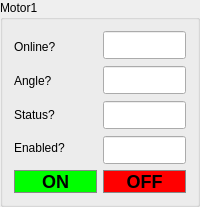
         <widget class="QGroupBox" name="motor_info_1">
          <property name="title">
           <string>Motor1 </string>
          </property>
          <property name="checkable">
           <bool>false</bool>
          </property>
          <layout class="QVBoxLayout" name="verticalLayout_12">
           <property name="sizeConstraint">
            <enum>QLayout::SetNoConstraint</enum>
           </property>
           <item>
            <layout class="QHBoxLayout" name="horizontalLayout_6" stretch="1,1">
             <property name="sizeConstraint">
              <enum>QLayout::SetNoConstraint</enum>
             </property>
             <item>
              <layout class="QVBoxLayout" name="verticalLayout_3">
               <property name="spacing">
                <number>2</number>
               </property>
               <property name="sizeConstraint">
                <enum>QLayout::SetNoConstraint</enum>
               </property>
               <item>
                <widget class="QLabel" name="motor_online_label_1">
                 <property name="text">
                  <string>Online?</string>
                 </property>
                </widget>
               </item>
               <item>
                <widget class="QLabel" name="motor_angle_label_1">
                 <property name="text">
                  <string>Angle?</string>
                 </property>
                </widget>
               </item>
               <item>
                <widget class="QLabel" name="moto_status_label_1">
                 <property name="text">
                  <string>Status?</string>
                 </property>
                </widget>
               </item>
               <item>
                <widget class="QLabel" name="motor_enabled_label_1">
                 <property name="text">
                  <string>Enabled?</string>
                 </property>
                </widget>
               </item>
              </layout>
             </item>
             <item>
              <layout class="QVBoxLayout" name="verticalLayout_11">
               <property name="spacing">
                <number>7</number>
               </property>
               <property name="sizeConstraint">
                <enum>QLayout::SetNoConstraint</enum>
               </property>
               <item>
                <widget class="QLineEdit" name="motor_online_1">
                 <property name="enabled">
                  <bool>true</bool>
                 </property>
                 <property name="sizePolicy">
                  <sizepolicy hsizetype="Ignored" vsizetype="Ignored">
                   <horstretch>0</horstretch>
                   <verstretch>0</verstretch>
                  </sizepolicy>
                 </property>
                 <property name="minimumSize">
                  <size>
                   <width>52</width>
                   <height>28</height>
                  </size>
                 </property>
                 <property name="readOnly">
                  <bool>true</bool>
                 </property>
                </widget>
               </item>
               <item>
                <widget class="QLineEdit" name="motor_angle_1">
                 <property name="enabled">
                  <bool>true</bool>
                 </property>
                 <property name="sizePolicy">
                  <sizepolicy hsizetype="Ignored" vsizetype="Ignored">
                   <horstretch>0</horstretch>
                   <verstretch>0</verstretch>
                  </sizepolicy>
                 </property>
                 <property name="minimumSize">
                  <size>
                   <width>52</width>
                   <height>28</height>
                  </size>
                 </property>
                 <property name="readOnly">
                  <bool>true</bool>
                 </property>
                </widget>
               </item>
               <item>
                <widget class="QLineEdit" name="motor_status_1">
                 <property name="enabled">
                  <bool>true</bool>
                 </property>
                 <property name="sizePolicy">
                  <sizepolicy hsizetype="Ignored" vsizetype="Ignored">
                   <horstretch>0</horstretch>
                   <verstretch>0</verstretch>
                  </sizepolicy>
                 </property>
                 <property name="minimumSize">
                  <size>
                   <width>52</width>
                   <height>28</height>
                  </size>
                 </property>
                 <property name="readOnly">
                  <bool>true</bool>
                 </property>
                </widget>
               </item>
               <item>
                <widget class="QLineEdit" name="motor_enabled_1">
                 <property name="enabled">
                  <bool>true</bool>
                 </property>
                 <property name="sizePolicy">
                  <sizepolicy hsizetype="Ignored" vsizetype="Ignored">
                   <horstretch>0</horstretch>
                   <verstretch>0</verstretch>
                  </sizepolicy>
                 </property>
                 <property name="minimumSize">
                  <size>
                   <width>52</width>
                   <height>28</height>
                  </size>
                 </property>
                 <property name="readOnly">
                  <bool>true</bool>
                 </property>
                </widget>
               </item>
              </layout>
             </item>
            </layout>
           </item>
           <item>
            <layout class="QHBoxLayout" name="horizontalLayout_5">
             <property name="sizeConstraint">
              <enum>QLayout::SetNoConstraint</enum>
             </property>
             <item>
              <widget class="QPushButton" name="motor_on_1">
               <property name="styleSheet">
                <string notr="true">QPushButton {
    background-color: #00FF00;
    border-radius: 12px;  /* Half of the width/height for a 50x50 button */
    color: dark;
    font-size: 18px;
    font-family: 'Consolas';
    font-weight: 900;  /* Super bold */
    border: 1px solid #888;
}
QPushButton:pressed {
    background-color: #C0C0C0;
}
</string>
               </property>
               <property name="text">
                <string>ON</string>
               </property>
              </widget>
             </item>
             <item>
              <widget class="QPushButton" name="motor_off_1">
               <property name="styleSheet">
                <string notr="true">QPushButton {
    background-color: #FF0000;
    border-radius: 12px;  /* Half of the width/height for a 50x50 button */
    color: dark;
    font-size: 18px;
    font-family: 'Consolas';
    font-weight: 900;  /* Super bold */
    border: 1px solid #888;
}
QPushButton:pressed {
    background-color: #C0C0C0;
}
</string>
               </property>
               <property name="text">
                <string>OFF</string>
               </property>
              </widget>
             </item>
            </layout>
           </item>
          </layout>
         </widget>
